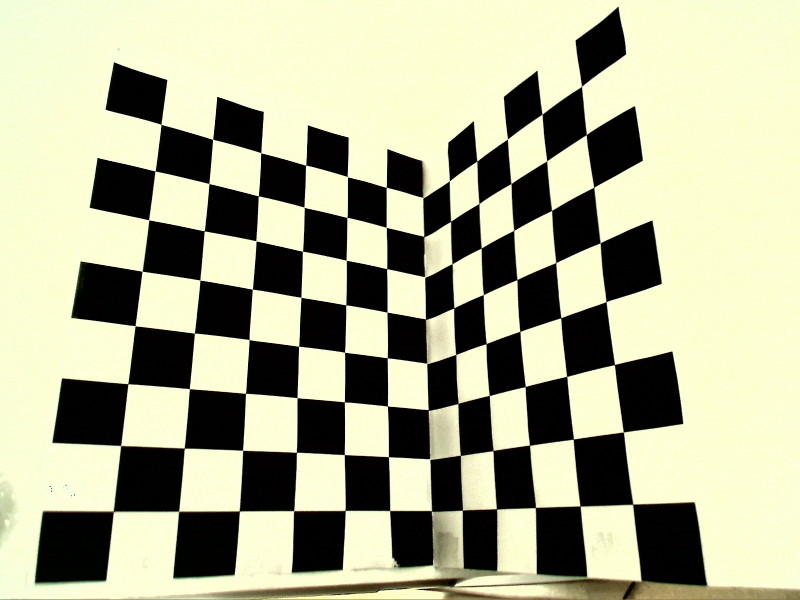
#> input picture w2/image001.jpg, 1600 x 1200 px (shown at 1/2 size)
$ jupyter execute h2.ipynb
#> lines starting #> are read from the running program, lines starting #| are printed output that depends on the picture; long printed decimals are rounded
[cell 1]
#imports
import numpy as np
import cv2 as cv
import matplotlib.pyplot as plt
from time import perf_counter
import glob

# Exercise 1

### Explain the difference between strides and dilations in the context of the convolution operation.
* stride refer to the step size of the kernel when traversing the image. The default value is 1.
* dilation introduce another parameter to convolutional layers called the dilation rate.This defines a spacing between the values in a kernel: values in the filter are separated by some number of zeros.

### How do they impact the nature of the output?

* When using stries we can reduce the number of pixels in the output: thus, the output to be smaller than the input. The larger the stride, the smaller the output tensor will be.
* For dilations, we can also change the nature of the output by increasing the receptive field (allowing it to capture more information from the input tensor), but without increasing the number of parameters. This can cause some loss of resolution, as the output pixels are spaced further apart.

### How do they impact the number of flops needed to compute the output?

For strides the number of flops can be reduced by reducing the number of pixels that the filter needs to process in the input image. Thus, a larger strides means that fewer computations are needed to generate the output.
For dilations, it can impact the number of flops by changing the effective size of the filter. So, if we increase the dilation this means that more flops we have: convolutional kernel becomes larger and less operations fit to the input and in this way the number of flops goes down.
In the end, a larger stride reduces the number of FLOPs needed to compute the output and also a larger dilation reduces the number of FLOPs.

# Exercise 2

* playaround with functions: findChessBoardCorners

[cell 2]
img = cv.imread('image001.jpg')
#> img is the input picture: shape (1200, 1600, 3); mean B, G, R 145.6, 174.7, 173.8
# convert to grayscale
gray = cv.cvtColor(img, cv.COLOR_BGR2GRAY)
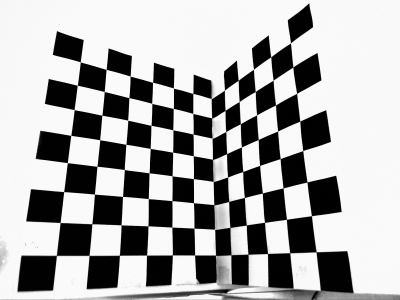
#> gray: shape (1200, 1600) (shown at 1/4 size); min 0, max 254, mean 171.1
# plt.imshow(gray, cmap='gray')
# Find the chess board corners
ret, corners = cv.findChessboardCorners(gray, (8,12), None)
#> ret = True; corners = 96 rows, first 8: [1163.5, 172.9], [1172.9, 269.7], [1188.1, 374.9], [1200.7, 486.4], [1212.7, 603.8], [1229.1, 729.5], [1247.5, 864.5], [1258, 1002]
# If found, add object points, image points (after refining them)
if ret == True:
    # Draw and display the corners
    cv.drawChessboardCorners(img, (8,12), corners, ret)
    plt.imshow(img)

[cell 3]
img_path = 'image001.jpg'
width = 12
height = 8
# termination criteria
criteria = (cv.TERM_CRITERIA_EPS + cv.TERM_CRITERIA_MAX_ITER, 30, 0.001)
# prepare object points, like (0,0,0), (1,0,0), (2,0,0) ....,(6,5,0)
objp = np.zeros((width*height,3), np.float32)
objp[:,:2] = np.mgrid[0:width,0:height].T.reshape(-1,2)

# print(objp)
# objp = objp * 0.027  # 27mm is the size of the square in the chessboard
# Arrays to store object points and image points from all the images.
objpoints = [] # 3d point in real world space
imgpoints = [] # 2d points in image plane.
images = glob.glob('image001.jpg')
for img in images:
    img = cv.imread(img_path)
    gray = cv.cvtColor(img, cv.COLOR_BGR2GRAY)
    # Find the chess board corners
    ret, corners = cv.findChessboardCorners(gray, (width,height), None)
#> corners = 96 rows, first 8: [322.4, 249], [425.6, 279], [522.3, 305.9], [611.6, 330.9], [695.3, 353.9], [773.2, 374.8], [846.8, 395.5], [899.2, 362]
    # If found, add object points, image points (after refining them)
    if ret == True:
        objpoints.append(objp)
        corners2 = cv.cornerSubPix(gray,corners, (11,11), (-1,-1), criteria)
#> corners2 = 96 rows, first 8: [322.4, 249.1], [425.7, 279.1], [522.3, 305.9], [611.8, 330.7], [695.1, 353.7], [772.9, 375.1], [846.5, 396], [899.2, 362.1]
        imgpoints.append(corners2)
        # Draw and display the corners
        cv.drawChessboardCorners(img, (width,height), corners2, ret)
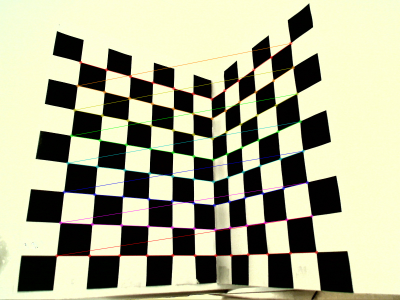
#> img: shape (1200, 1600, 3) (shown at 1/4 size); mean B, G, R 145.4, 174.2, 173.9
        plt.imshow(img)
cv.destroyAllWindows()

* Apply function to calibrate the camera

[cell 4]
ret, mtx, dist, rvecs, tvecs = cv.calibrateCamera(objpoints, imgpoints, gray.shape[::-1], None, None)
#> ret = 20.05; mtx = [[584.5, 0, 1202.5], [0, 754, 970.6], [0, 0, 1]]; dist = [[0.129, 0.0797, -0.105, 0.148, -0.0155]]; rvecs = ([-0.388, -0.00213, -0.205],); tvecs = ([-11.63, -4.24, 7.84],)
print("Camera matrix: ", mtx)
#| Camera matrix:  [[5.84482043e+02 0.00000000e+00 1.20253814e+03]
#|  [0.00000000e+00 7.54043804e+02 9.70577299e+02]
#|  [0.00000000e+00 0.00000000e+00 1.00000000e+00]]

* Unidstortion : we can take an image and undistort it.

[cell 5]
new_image = cv.imread('image001.jpg')
h,  w = new_image.shape[:2]
newcameramtx, roi = cv.getOptimalNewCameraMatrix(mtx, dist, (w,h), 1, (w,h))
#> newcameramtx = [[523.1, 0, 1319.6], [0, 564.5, 726.6], [0, 0, 1]]; roi = (243, 509, 1119, 385)
# undistort
dst = cv.undistort(new_image, mtx, dist, None, newcameramtx)
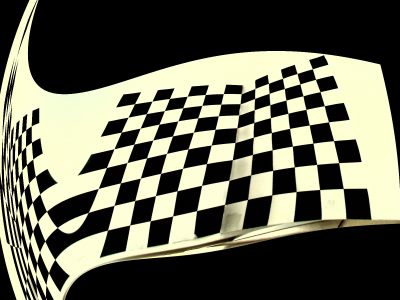
#> dst: shape (1200, 1600, 3) (shown at 1/4 size); mean B, G, R 83.5, 100.2, 99.9
# crop the image
x, y, w, h = roi
#> x = 243; y = 509; w = 1119; h = 385
dst = dst[y:y+h, x:x+w]
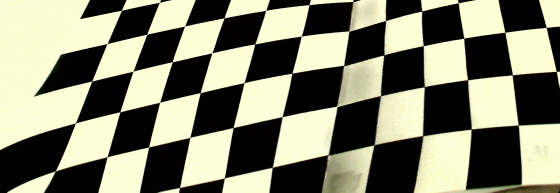
#> dst: shape (385, 1119, 3) (shown at 1/2 size); mean B, G, R 111, 132.4, 132.2
plt.imshow(dst)
plt.show()

* Calculate the error on re-projection

[cell 6]
# re-projection error
mean_error = 0
for i in range(len(objpoints)):
    imgpoints2, _ = cv.projectPoints(objpoints[i], rvecs[i], tvecs[i], mtx, dist)
    error = cv.norm(imgpoints[i], imgpoints2, cv.NORM_L2)/len(imgpoints2)
    mean_error += error
#> this loop made 1 pass
#> (error, mean_error) on pass 1: (2.05, 2.05)
#> after the loop, mean_error = 2.05
print( "total error: {}".format(mean_error/len(objpoints)) )
#| total error: 2.047

[cell 7]
# using the projection matrix, reproject all the real domain square corners in the calibration pattern provided.
imgpoints2, _ = cv.projectPoints(objpoints[0], rvecs[0], tvecs[0], mtx, dist)
#> imgpoints2 = 96 rows, first 8: [331, 261.4], [431.6, 286.3], [524.5, 307.7], [608.4, 323.6], [684.5, 333], [754.8, 335.2], [821.7, 330.2], [887.7, 317.8]
# plot the image
plt.imshow(img)
# plot the reprojected points with green
plt.scatter(imgpoints2[:,0,0], imgpoints2[:,0,1], c='r')
# also plot the original points with red
plt.scatter(imgpoints[0][:,0,0], imgpoints[0][:,0,1], c='g')
plt.show()

### Search for specification for my phone: galaxy A51
#### intrinsic camera parameters with the specifications provided by the manufacturer:
* main camera: 48 MP sensor f/2.0 lens,  a 26mm focal length.
* ultra-wide module: 12 MP sensor paired with a 14mm-equivalent f/2.2 lens, 14mm focal length.
* macro camera: 5 MP sensor and f/2.2 lens.
* depth: 5 MP sensor and f/2.4 lens

Take a photo with my phone.

[cell 8]
phone = cv.imread('telefon3.jpg')
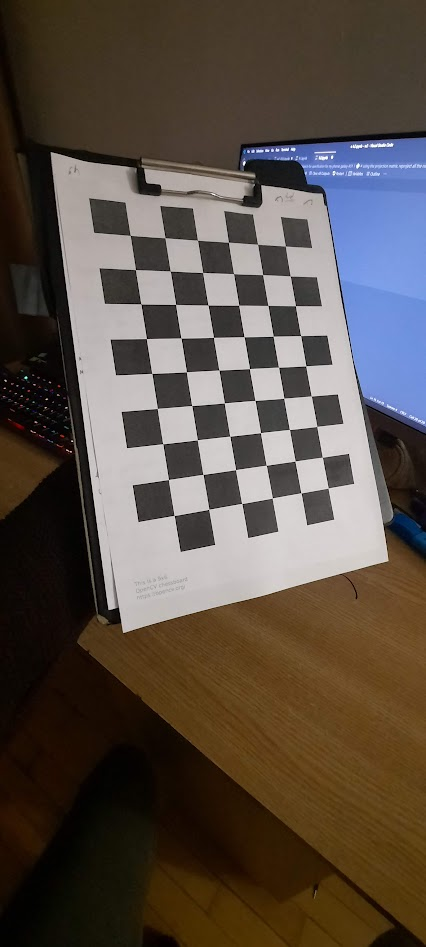
#> input picture w2/telefon3.jpg, 426 x 947 px
#> phone is the input picture: shape (947, 426, 3); mean B, G, R 70.4, 78.7, 88.9
# convert to grayscale
gray = cv.cvtColor(phone, cv.COLOR_BGR2GRAY)
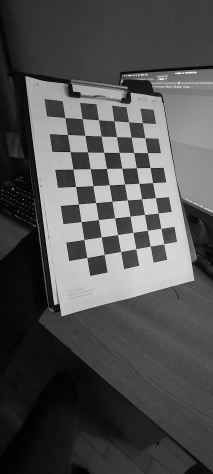
#> gray: shape (947, 426) (shown at 1/2 size); min 0, max 254, mean 80.8
plt.imshow(gray, cmap='gray')
plt.show()

[cell 9]
img_path = 'telefon4.jpg' # width = 1800, height = 4000
width = 6
height = 9
# termination criteria
criteria = (cv.TERM_CRITERIA_EPS + cv.TERM_CRITERIA_MAX_ITER, 30, 0.001)
# prepare object points, like (0,0,0), (1,0,0), (2,0,0) ....,(6,5,0)
objp = np.zeros((width*height,3), np.float32)
objp[:,:2] = np.mgrid[0:width,0:height].T.reshape(-1,2)

# print(objp)
# objp = objp * 0.027  # 27mm is the size of the square in the chessboard
# Arrays to store object points and image points from all the images.
objpoints = [] # 3d point in real world space
imgpoints = [] # 2d points in image plane.
images = glob.glob('telefon4.jpg')
for img in images:
    img = cv.imread(img_path)
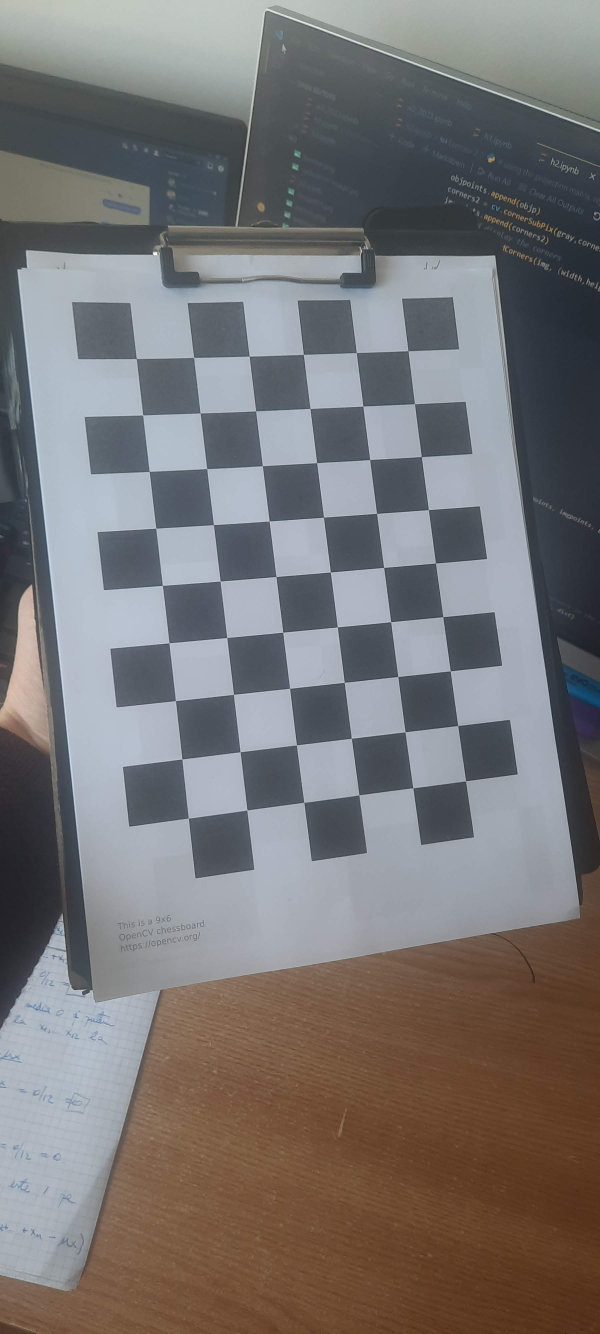
#> input picture w2/telefon4.jpg, 1800 x 4000 px (shown at 1/3 size)
#> img is the input picture: shape (4000, 1800, 3); mean B, G, R 116.9, 116.6, 119.7
    gray = cv.cvtColor(img, cv.COLOR_BGR2GRAY)
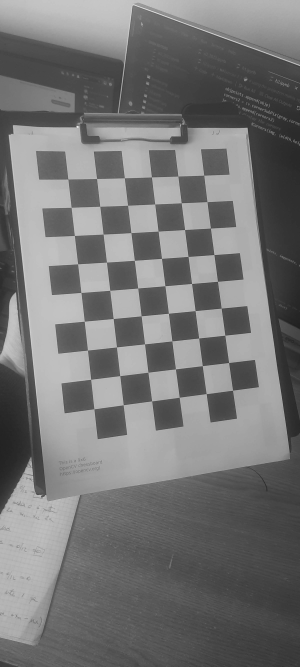
#> gray: shape (4000, 1800) (shown at 1/6 size); min 6, max 255, mean 117.6
    # Find the chess board corners
    ret, corners = cv.findChessboardCorners(gray, (width,height), None)
#> ret = True; corners = 54 rows, first 8: [411.1, 1075.8], [582.8, 1073.5], [749.2, 1068.9], [910.5, 1064.5], [1071.7, 1058.4], [1224.5, 1054.3], [429.3, 1246.2], [601, 1240]
    # If found, add object points, image points (after refining them)
    if ret == True:
        objpoints.append(objp)
        corners2 = cv.cornerSubPix(gray,corners, (11,11), (-1,-1), criteria)
#> corners2 = 54 rows, first 8: [409.7, 1076.4], [582.1, 1073.2], [748.2, 1069.2], [910.7, 1063.9], [1069.9, 1058.8], [1224.8, 1053.1], [428.9, 1245.7], [601.3, 1239.9]
        imgpoints.append(corners2)
        # Draw and display the corners
        cv.drawChessboardCorners(img, (width,height), corners2, ret)
        plt.imshow(img)
cv.destroyAllWindows()

[cell 10]
ret, mtx, dist, rvecs, tvecs = cv.calibrateCamera(objpoints, imgpoints, gray.shape[::-1], None, None)
#> ret = 0.37; mtx = [[2490.6, 0, 840.4], [0, 2488.4, 2024.5], [0, 0, 1]]; dist = [[0.202, -1.52, -0.0055, 0.000592, 4.86]]; rvecs = ([-0.0956, -0.194, -0.112],); tvecs = ([-2.5, -5.49, 14.7],)
print("Camera matrix: \n ", mtx)
#| Camera matrix:
#|   [[2.49060926e+03 0.00000000e+00 8.40367652e+02]
#|  [0.00000000e+00 2.48838587e+03 2.02452339e+03]
#|  [0.00000000e+00 0.00000000e+00 1.00000000e+00]]

In camera matrix the focal lengths fx, fy are expressed in pixel units. To convert focals in World units Fx,Fx:
Fx = fx * W / w or Fy = fy * H / h

[cell 11]
# focal length in pixels 26, focal width in mm 26
image_width = 1800
focal_width = 26
focal_length = 26
fx = mtx[0,0]
#> fx = 2490.6
fy = mtx[1,1]
#> fy = 2488.4
f_results_x = fx * focal_width / image_width
#> f_results_x = 35.98
f_results_y = fy * focal_width / image_width
#> f_results_y = 35.94

print("Focal length in pixels: ", f_results_x)
#| Focal length in pixels:  35.975
print("Focal length in pixels: ", f_results_y)
#| Focal length in pixels:  35.943

[cell 12]
# using the projection matrix, reproject all the real domain square corners in the calibration pattern provided.
imgpoints2, _ = cv.projectPoints(objpoints[0], rvecs[0], tvecs[0], mtx, dist)
#> imgpoints2 = 54 rows, first 8: [409.4, 1076.3], [581.4, 1073.1], [748.3, 1069], [910.9, 1064.3], [1069.4, 1059.1], [1224.6, 1053.1], [429.4, 1246], [601.2, 1239.7]
# plot the image
plt.imshow(img)
# plot the reprojected points
plt.scatter(imgpoints2[:,0,0], imgpoints2[:,0,1], c='r', s=10)
# also plot the original points
plt.scatter(imgpoints[0][:,0,0], imgpoints[0][:,0,1], c='g', s=10)
plt.show()
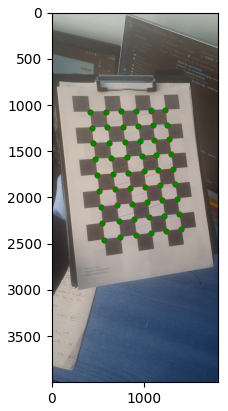
#> figure drawn by matplotlib, 1 panel; B, G, R data is drawn as R, G, B

# Exercise 3

First, use the provided correspondences from lab and using P matrix re-project the 3D points in the image

[cell 13]
#  using the provided correspondences from lab
X = [0, 0.027,     0,    0,  0.027,         0,   0.054,       0,       0,      0,   0.027,     0]
Y = [0,	  0,	0.027,    0,	   0,     0.027,	   0,   0.054,       0,	    0,       0,     0.027]
Z = [0,	  0,     0,0.027,  0.027,	0.027,       0,	  0,	  0.054,	0.081,   0.054,	0.054]

# position of the mouse in the image frame at the approx. posiiton of the square
# corner. Casting to integers will mean the index of the pixel approx. representing the corner
x = [866.575949367089,	783.031645569620,	930.373417721519,	862.018987341772,
     781.512658227848,	925.816455696203,	685.816455696203,	995.689873417722,
     863.537974683544,	857.462025316456,	781.512658227848,	921.259493670886]

y = [1132.90506329114,	1135.94303797468,	1135.94303797468,	1026.57594936709,
     1023.53797468354,	1023.53797468354,	1137.46202531646,	1142.01898734177,
     917.208860759494,	821.512658227848,	915.689873417722,	912.651898734177]


calibration_img = cv.imread("image001.jpg")
plt.imshow(calibration_img)
for i in range(len(x)):
  plt.scatter(x[i], y[i], s=50, c='red', marker='o')

# We can take the P matrix from lab:
P = np.array([[-2.90472954e+03,  3.43163484e+02,  3.34242709e+02,  5.43581050e+02],
 [-1.35131680e+03, -1.34480285e+03, -1.97704973e+03,  7.11077910e+02],
 [-1.25083767e+00, -1.24480479e+00,  4.83520921e-01,  6.27638493e-01]])
# using this matrix, we can reproject the points in the image frame to the real world frame
points_real = np.array([X, Y, Z])
XYZ_real = np.ones((4, len(X)))
XYZ_real[:3, :] = points_real

points_xy = P @ XYZ_real
points_xy = points_xy / points_xy[2, :]
plt.scatter(points_xy[0, :], points_xy[1, :], s=50, c='green', marker='o')


plt.show()

### Start with another set of correspondences

[cell 14]
X = [0,  0.027,  0    , 0     , 0.027  , 0     , 0.054 ,  0     ,  0    ,   0.054 ,  0      ,  0      ]
Y = [0,     0 ,  0.027, 0     ,  0     , 0.027 ,  0    ,  0.054 ,  0    ,     0   ,   0.054 ,  0.027  ]
Z = [0,     0 ,   0   , 0.027 , 0.027  , 0.027 ,  0    ,  0     , 0.054 ,    0.027,   0.027 ,  0.081  ]


# X = [0, 0.027,     0,       0,   0.027,         0,   0.054,       0,       0,        0,    0.027,     0]
# Y = [0,	  0,	0.027,    0,	   0,     0.027,	   0,   0.054,       0,	        0,       0,     0.027]
# Z = [0,	  0,     0,   0.027,   0.027,	  0.027,       0,	    0,	  0.054,	0.081,   0.054,	   0.054]

# in a cmd using matplotlib we were able to take the coordinates of the points in the image frame
x = [866.575949367089,	783.031645569620,	930.373417721519,	862.018987341772,
     781.512658227848,	925.816455696203,	685.816455696203,	995.689873417722,
     863.537974683544,	688, 993	, 915	]

y = [1132.90506329114,	1135.94303797468,	1135.94303797468,	1026.57594936709,
     1023.53797468354,	1023.53797468354,	1137.46202531646,	1142.01898734177,
     917.208860759494,	1017, 1017	, 803   ]

# display the points in the image frame
calibration_img = cv.imread("image001.jpg")
plt.imshow(calibration_img)
for i in range(len(x)):
     plt.scatter(x[i], y[i], s=50, c='red', marker='o')
plt.show()

# now we can use these new values and calculate the P matrix and using the code from the laboratory we obtain P matrix:
P = np.array([[ 2.98426901e+03, -3.42033987e+02, -3.42495665e+02, -5.57304806e+02],
 [ 1.39400788e+03 , 1.39013946e+03,  2.02648592e+03 ,-7.29021024e+02],
 [ 1.29035977e+00 , 1.28677703e+00,-4.95486874e-01, -6.43484795e-01]])

### Here are the results using another set of correspondences

[cell 15]
calibration_img = cv.imread("image001.jpg")
plt.imshow(calibration_img)
for i in range(len(x)):
  plt.scatter(x[i], y[i], s=50, c='green', marker='o')
# using this matrix, we can reproject the points in the image frame to the real world frame
points_real = np.array([X, Y, Z])
XYZ_real = np.ones((4, len(X)))
XYZ_real[:3, :] = points_real

points_xy = P @ XYZ_real
points_xy = points_xy / points_xy[2, :]
plt.scatter(points_xy[0, :], points_xy[1, :], s=50, c='red', marker='o')


plt.show()

Using the projection matrix computed using the provided correspondences, re-project all the real domain square corners in the calibration pattern provided.

[cell 16]
step_to_consider = 0.027
#take all corners of the chessboard
X = []
Y = []
Z = []
# take each plane and calculate the points

for z in range(0,8):
    for x in range(0,7):
        X.append(x*step_to_consider)
        Y.append(0)
        Z.append(z*step_to_consider)
    for y in range(1,6):
        X.append(0)
        Y.append(y*step_to_consider)
        Z.append(z*step_to_consider)

XYZ_homogeneous = np.array([X, Y, Z, np.ones(len(X))], dtype=np.float32)
points_xy = P @ XYZ_homogeneous
points_xy = points_xy / points_xy[2, :]
plt.imshow(calibration_img)
plt.scatter(points_xy[0, :], points_xy[1, :], s=50, c='red', marker='o')
plt.show()
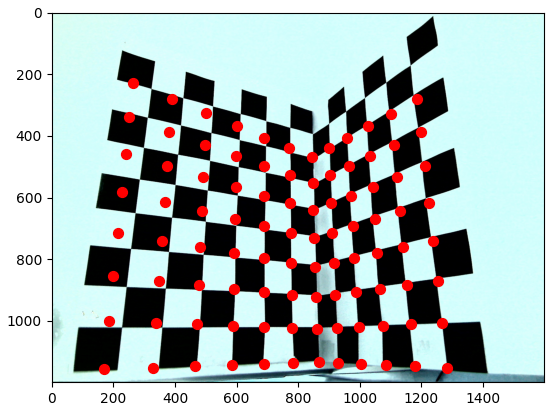
#> figure drawn by matplotlib, 1 panel; B, G, R data is drawn as R, G, B

* Now we can take another values for X,Y,Z and use the P matrix computed above to se the results:

[cell 17]
# new correspondence points
X_new = [0, 0.027, 0.054, 0.081,     0,     0.027   ,  0.054   , 0 , 0  ]
Y_new = [0,     0,     0,     0,     0,     0        ,   0      , 0.054     , 0.027  ]
Z_new = [0,     0,     0,     0, 0.027,     0.027   ,   0.027  , 0.027 ,  0.027  ]


# Use the same matrix computed in the previous step but with different points X_new, Y_new, Z_new
P = np.array([[ 2.98426901e+03, -3.42033987e+02, -3.42495665e+02, -5.57304806e+02],
 [ 1.39400788e+03 , 1.39013946e+03,  2.02648592e+03 ,-7.29021024e+02],
 [ 1.29035977e+00 , 1.28677703e+00,-4.95486874e-01, -6.43484795e-01]])

calibration_img = cv.imread("image001.jpg")
XYZ_homogeneous = np.ones((4, len(X_new)))
XYZ_homogeneous[:3, :] = np.array([X_new, Y_new, Z_new])
points_xy = P @ XYZ_homogeneous
points_xy = points_xy / points_xy[2, :]
plt.imshow(calibration_img)
plt.scatter(points_xy[0, :], points_xy[1, :], s=50, c='red', marker='o')
plt.show()
